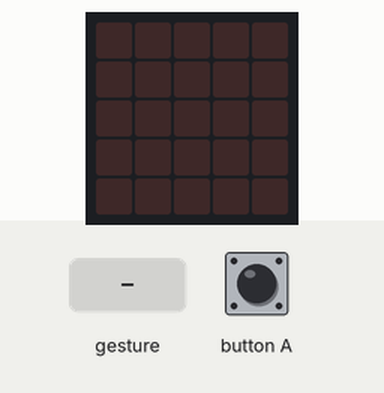
The program below on a simulated BBC micro:bit (MakeCode). On the bench: the board's 5×5 LED display. Inputs (shaded band) come from the test bench. A tilt is held for 1.5 s and a shake lasts 1 s, then the board lies face up again.

Above: at 1.2 s.
1.3 s: button A pressed for 0.15 s
At 2.5 s:
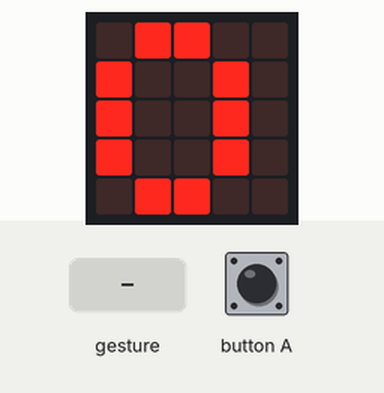
2.9 s: gesture 'shake'
At 4.4 s:
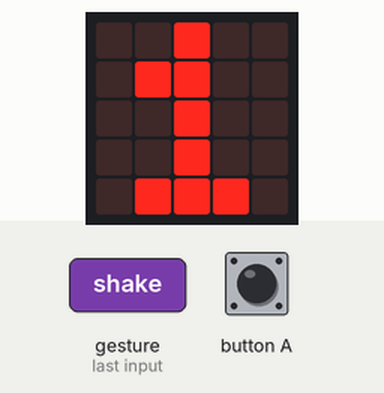
Timing chart, 0 to 5.9 s (numbered marks = the images above; inputs shaded):
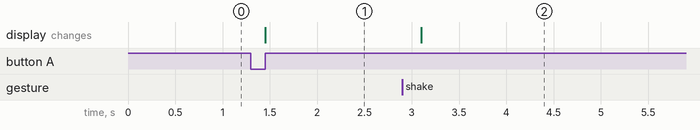

Measured:
- after the input at 1.3 s, the display: changes after 0.15 s (image 1)
- after the input at 2.9 s, the display: changes after 0.20 s (image 2)

The program:

main.ts
```typescript
let Steps = 0
input.onButtonPressed(Button.A, function () {
    basic.showNumber(Steps)
    basic.pause(100)
})
input.onGesture(Gesture.Shake, function () {
    Steps += 1
    basic.showNumber(Steps)
})
basic.forever(function () {

})
```

test.ts
```typescript
// tests go here; this will not be compiled when this package is used as an extension.
```
